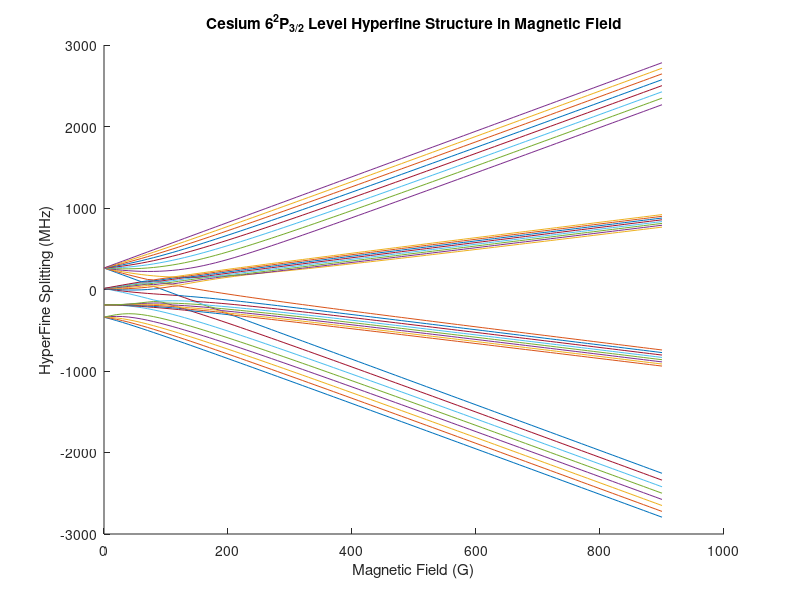

Recreate this plot in MATLAB.
%This code is tend for calculate the energy splitting of Cesium D2 line excited
%state in a magnetic field, for both F=2,3,4,5. The Hamiltonian is
%block-diagonalized in different m_F states(Total angular momentum is
%conserved in this process). m_F=5,-5: uncoupled states; m_F=4,-4:
%Breit-Rabi Formula applies; The rest states requies diagonalizing the
%matrix numerically.

figure
hold on;

Bmax= 900;
Bstep= 10;

B=0:Bstep:Bmax;
E=zeros(32,length(B));
count=0;
for B=0:Bstep:Bmax            %Unit in G
    count=count+1;
%Matrix of States
M=[  5   4   4    3   3   3    2    2   2   2    1    1   1    1    0    0    0    0   -1   -1   -1   -1   -2   -2   -2   -2   -3   -3   -3   -4   -4   -5;     %m_F
   3.5 3.5 2.5  3.5 2.5 1.5  3.5  2.5 1.5 0.5  2.5  1.5 0.5 -0.5  1.5  0.5 -0.5 -1.5  0.5 -0.5 -1.5 -2.5 -0.5 -1.5 -2.5 -3.5 -1.5 -2.5 -3.5 -2.5 -3.5 -3.5;     %m_I
   1.5 0.5 1.5 -0.5 0.5 1.5 -1.5 -0.5 0.5 1.5 -1.5 -0.5 0.5  1.5 -1.5 -0.5  0.5  1.5 -1.5 -0.5  0.5  1.5 -1.5 -0.5  0.5  1.5 -1.5 -0.5  0.5 -1.5 -0.5 -1.5];    %m_J 
H=zeros(32,32);    % Hamiltonian
I=7/2;
J=3/2;
S=1/2;
u_B=1.399624624;      %MHz*h/G  Bohr Magneton
A_hfs=50.275;         %MHz*h   Magnetic Dipole Constant for 6P3/2
B_hfs=-0.53;          %MHz*h    
g_s=2.0023193043737;  %Electron spin Lande-g factor
g_L=0.99999587;       %Electron orbital Lande-g factor
g_I=-0.00039885395;   %Nuclar Lande-g factor
g_J=1.3340;           %2P3/2 Lande-g factor


%diag 
for i=1:32
    H(i,i)=u_B*B*(g_J*M(3,i)+g_I*M(2,i)) + A_hfs*M(2,i)*M(3,i)  + (B_hfs/((2*I^2-I)*(2*J^2-J)))*(  -0.5*(I+I^2)*(J+J^2) + 0.75*M(3,i)*M(2,i) + 1.5*M(3,i)^2*M(2,i)^2 + 0.75*( (J+M(3,i))*(J-M(3,i)+1)*(I-M(2,i))*(I+M(2,i)+1)+(I+M(2,i))*(I-M(2,i)+1)*(J-M(3,i))*(J+M(3,i)+1)) );                                       
end
for ii=1:31
    if M(1,ii)==M(1,ii+1)
        H(ii,ii+1)=( 0.5*A_hfs +( B_hfs/((2*I^2-I)*(2*J^2-J)) )*(3/8 + 1.5*M(2,ii)*M(3,ii)) )*sqrt( (J-M(3,ii))*(J+M(3,ii)+1)*(I+M(2,ii))*(I-M(2,ii)+1) );
        H(ii+1,ii)= H(ii,ii+1);
    end
end
for j=1:30
    if M(1,j)==M(1,j+2)
        H(j,j+2)=(3*B_hfs/(8*(2*I^2-I)*(2*J^2-J) ))*sqrt( (J+M(3,j)+2)*(J+M(3,j)+1)*(J-M(3,j))*(J-M(3,j)-1)*(I+M(2,j))*(I-M(2,j)+1)*(I+M(2,j)-1)*(I-M(2,j)+2) );
        H(j+2,j)=H(j,j+2);
%         H(j+2,j)=(3*B_hfs/(8*(2*I^2-I)*(2*J^2-J) ))*sqrt( (J+M(3,j)+2)*(J+M(3,j)+1)*(J-M(3,j))*(J-M(3,j)-1)*(I+M(2,j))*(I-M(2,j)+1)*(I+M(2,j)-1)*(I-M(2,j)+2) );
    end
end

E(:,count)=eig(H);
end

B=0:Bstep:Bmax;

for i=1:32
    plot(B,E(i,1:length(B)));
end
ylabel('HyperFine Splitting (MHz)');
xlabel('Magnetic Field (G)');
title('Cesium 6^2P_{3/2} Level Hyperfine Structure in Magnetic Field');








